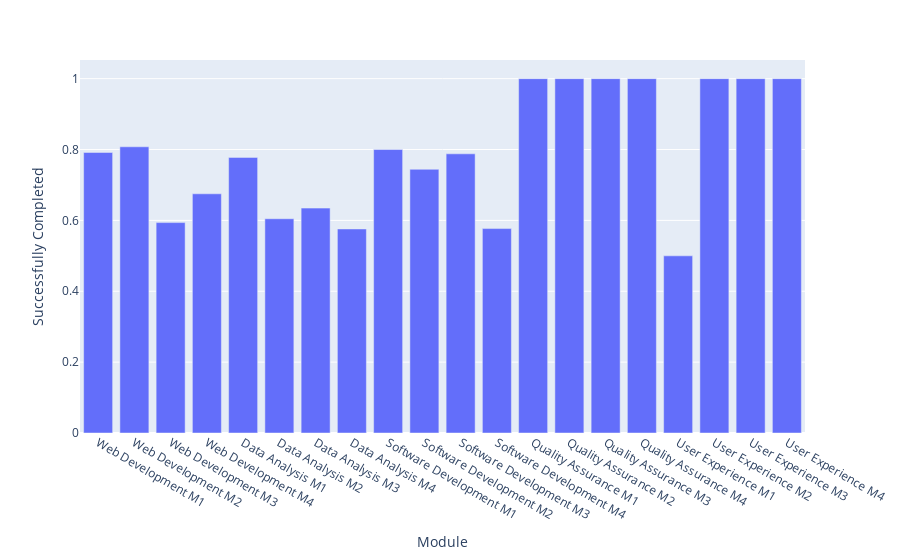

This figure's notebook cell:
### Code cell
# Just testing
completion = Get_completion_percentages(enrollments)
px.bar(completion, x='Module', y='Successfully Completed').show()

### Figure 1 — Plotly figure (JSON) as saved in the notebook; plotly's stock layout.template omitted (floating-point values rounded to 4 significant figures)
{"data": [{"hovertemplate": "Module=%{x}<br>Successfully Completed=%{y}<extra></extra>", "legendgroup": "", "marker": {"color": "#636efa", "pattern": {"shape": ""}}, "name": "", "orientation": "v", "showlegend": false, "textposition": "auto", "type": "bar", "x": ["Web Development M1", "Web Development M2", "Web Development M3", "Web Development M4", "Data Analysis M1", "Data Analysis M2", "Data Analysis M3", "Data Analysis M4", "Software Development M1", "Software Development M2", "Software Development M3", "Software Development M4", "Quality Assurance M1", "Quality Assurance M2", "Quality Assurance M3", "Quality Assurance M4", "User Experience M1", "User Experience M2", "User Experience M3", "User Experience M4"], "xaxis": "x", "y": [0.7917, 0.8077, 0.5938, 0.675, 0.7778, 0.6047, 0.6346, 0.5758, 0.8, 0.7442, 0.7879, 0.5769, 1.0, 1.0, 1.0, 1.0, 0.5, 1.0, 1.0, 1.0], "yaxis": "y"}], "layout": {"barmode": "relative", "legend": {"tracegroupgap": 0}, "margin": {"t": 60}, "xaxis": {"anchor": "y", "domain": [0, 1], "title": {"text": "Module"}}, "yaxis": {"anchor": "x", "domain": [0, 1], "title": {"text": "Successfully Completed"}}}}
